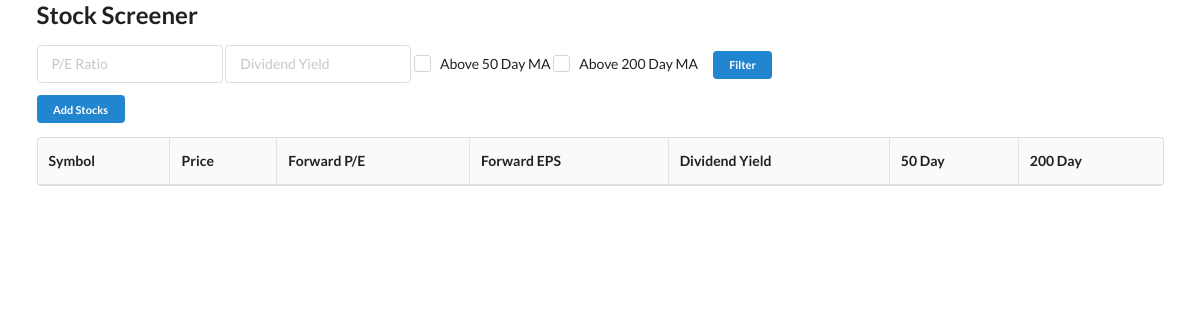
Before: / with the older database file.
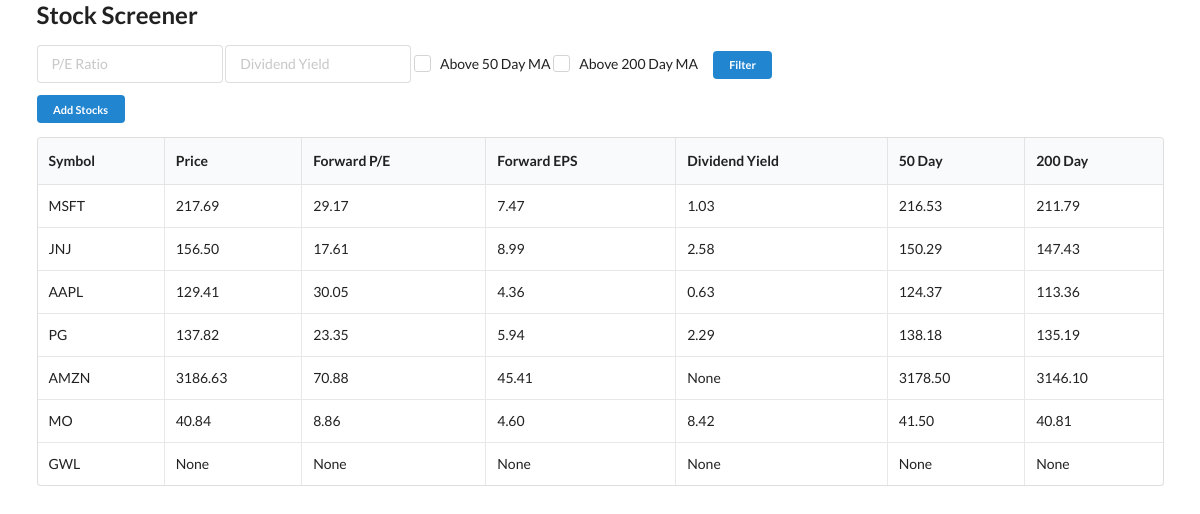
After: the same page with the newer database file.
### models.py (models this page shows)
class Stock(Base):
    __tablename__ = "stocks"
    id = Column(Integer, primary_key=True, index=True)
    symbol = Column(String, unique=True, index=True)
    price = Column(Numeric(10, 2))
    forward_pe = Column(Numeric(10, 2))
    forward_eps = Column(Numeric(10, 2))
    dividend_yield = Column(Numeric(10, 2))
    ma50 = Column(Numeric(10, 2))
    ma200 = Column(Numeric(10, 2))

### main.py (the view)
@app.get("/")
def home(
    request: Request,
    db: Session = Depends(get_db),
    forward_pe=None,
    dividend_yield=None,
    ma50=None,
    ma200=None,
):
    stocks = db.query(Stock)
    if forward_pe:
        stocks = stocks.filter(Stock.forward_pe < forward_pe)
    if dividend_yield:
        stocks = stocks.filter(Stock.dividend_yield > dividend_yield)
    if ma50:
        stocks = stocks.filter(Stock.ma50 > ma50)
    if ma200:
        stocks = stocks.filter(Stock.ma200 > ma200)
    return template.TemplateResponse(
        "home.html",
        {
            "request": request,
            "stocks": stocks,
            "forward_pe": forward_pe,
            "dividend_yield": dividend_yield,
            "ma50": ma50,
            "ma200": ma200,
        },
    )

### templates/home.html (shortened to what this page needs)
{% extends "layout.html" %} {% block content %}
<form action="/">
	<div class="ui input">
		<input type="text" placeholder="P/E Ratio" name="forward_pe" value="{{forward_pe or ''}}" />
	</div>
	<div class="ui input">
		<input
			type="text"
			placeholder="Dividend Yield"
			name="dividend_yield"
			value="{{dividend_yeild or ''}}"
		/>
	</div>
	<div class="ui checkbox">
		<label>Above 50 Day MA</label>
	</div>
	<div class="ui checkbox">
		<label>Above 200 Day MA</label>
	</div>
	<button type="submit" class="ui button primary mini" style="margin-left: 12px">Filter</button>
</form>
<div>
	<button
		id="add_stocks"
		class="ui button primary mini"
		style="margin-left: 12px; margin-left: 0; margin-top: 12px"
	>
		Add Stocks
	</button>
</div>
<table class="ui celled table">
	<thead>
		<tr>
			<th>Symbol</th>
			<th>Price</th>
			<th>Forward P/E</th>
			<th>Forward EPS</th>
			<th>Dividend Yield</th>
			<th>50 Day</th>
			<th>200 Day</th>
		</tr>
	</thead>
	<tbody>
		{% for stock in stocks %}
		<tr>
			<td>{{stock.symbol}}</td>
			<td>{{stock.price}}</td>
			<td>{{stock.forward_pe}}</td>
			<td>{{stock.forward_eps}}</td>
			<td>{{stock.dividend_yield}}</td>
			<td>{{stock.ma50}}</td>
			<td>{{stock.ma200}}</td>
		</tr>
		{% endfor %}
	</tbody>
</table>
{% endblock %}

### templates/layout.html (shortened to what this page needs)
<!DOCTYPE html>
<html lang="en">
	<head>
		<link
			rel="stylesheet"
			href="https://cdn.jsdelivr.net/npm/semantic-ui@2.4.2/dist/semantic.min.css"
		/>
	</head>
	<body>
		<div class="ui container">
			<h2>Stock Screener</h2>
			{% block content %} {% endblock %}
		</div>
	</body>
</html>

Changed rows visible on the page:
added Stock: symbol "MSFT", price "217.69", forward_pe "29.17", forward_eps "7.47", dividend_yield "1.03", ma50 "216.53", ma200 "211.79"
added Stock: symbol "JNJ", price "156.50", forward_pe "17.61", forward_eps "8.99", dividend_yield "2.58", ma50 "150.29", ma200 "147.43"
added Stock: symbol "AAPL", price "129.41", forward_pe "30.05", forward_eps "4.36", dividend_yield "0.63", ma50 "124.37", ma200 "113.36"
added Stock: symbol "PG", price "137.82", forward_pe "23.35", forward_eps "5.94", dividend_yield "2.29", ma50 "138.18", ma200 "135.19"
added Stock: symbol "AMZN", price "3186.63", forward_pe "70.88", forward_eps "45.41", dividend_yield "None", ma50 "3178.50", ma200 "3146.10"
added Stock: symbol "MO", price "40.84", forward_pe "8.86", forward_eps "4.60", dividend_yield "8.42", ma50 "41.50", ma200 "40.81"
added Stock: symbol "GWL", price "None", forward_pe "None", forward_eps "None", dividend_yield "None", ma50 "None", ma200 "None"
